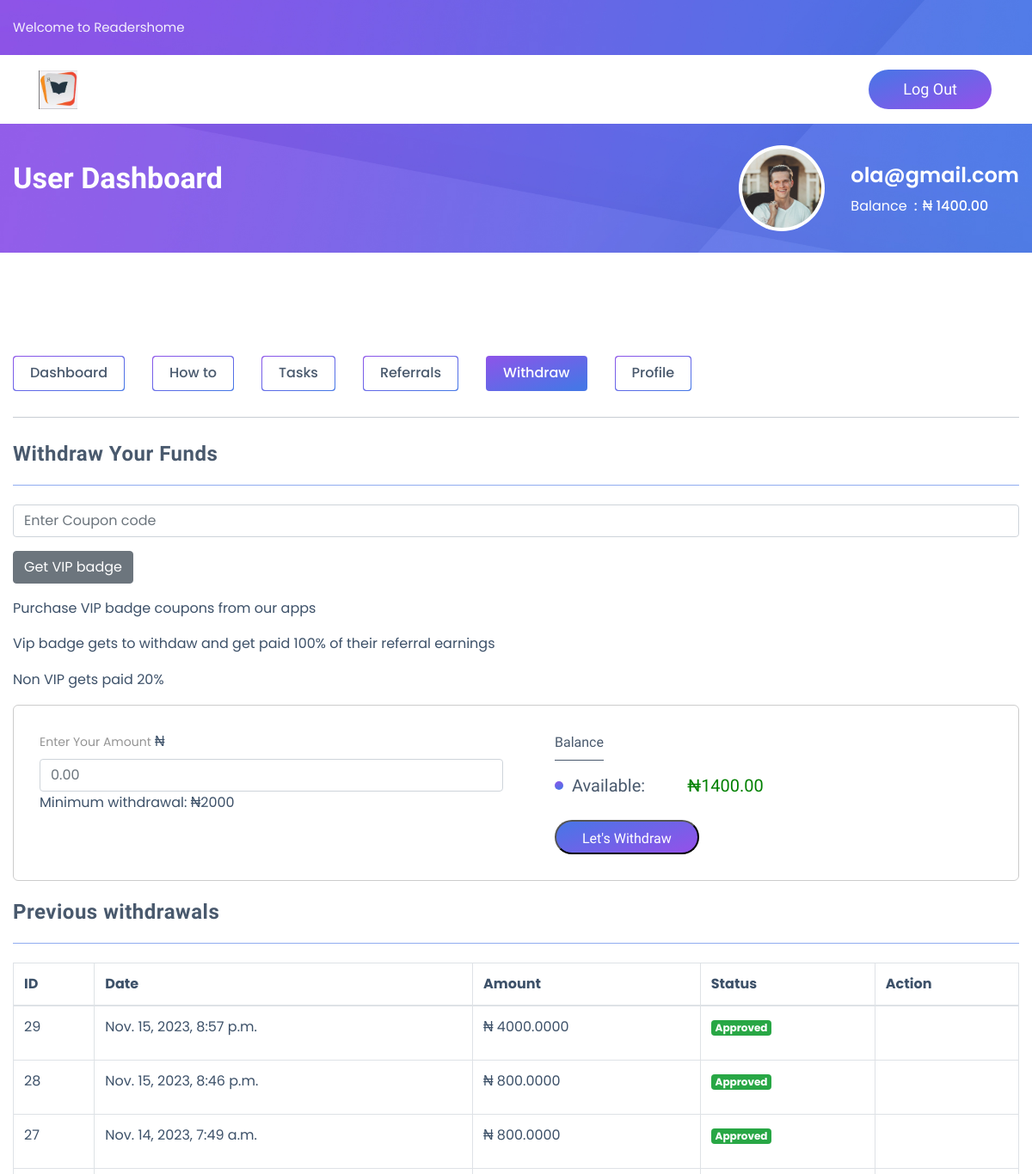
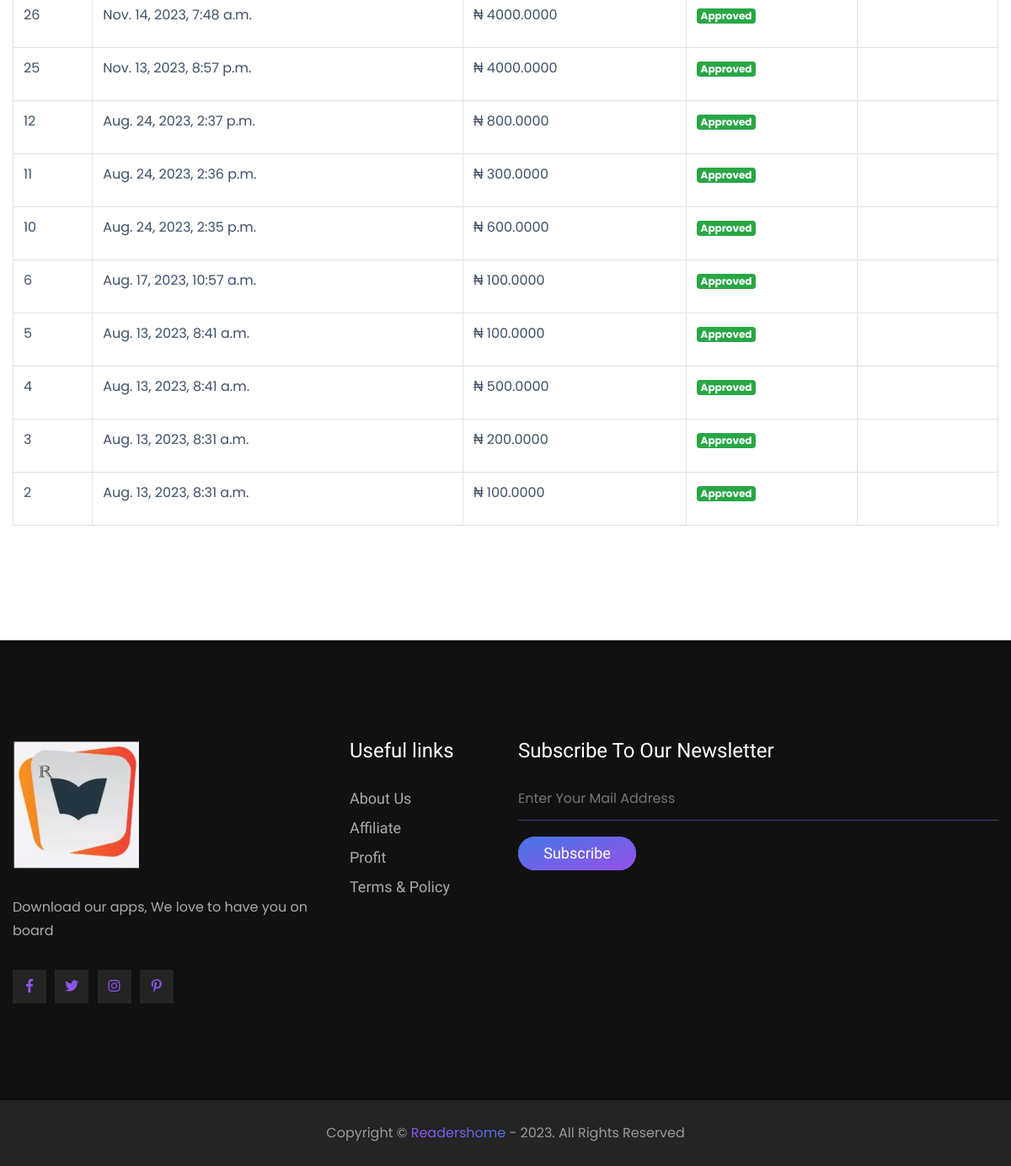
Screenshot of /withdraw (signed in) with the database file from the repository (2 pictures, top to bottom).
### authentication/models.py (models this page shows, shortened)
class User(AbstractBaseUser, PermissionsMixin, TimestampedModel):
    id = models.UUIDField(auto_created=True, default=uuid.uuid4, primary_key=True, verbose_name='ID', editable=False)
    username = models.CharField(db_index=True, max_length=255, unique=True)
    email = models.CharField(max_length=255, unique=True)
    firstname = models.CharField(max_length=255)
    lastname = models.CharField(max_length=255)
    phone = models.CharField(max_length=255)
    activation_token = models.UUIDField(auto_created=True, default=uuid.uuid4, editable=False, unique=True)
    referral_code = models.CharField(null=True, blank=True, max_length=255)
    is_active = models.BooleanField(default=True)
    is_vip = models.BooleanField(default=False)
    is_staff = models.BooleanField(default=False)
    first_app = models.BooleanField(default=False)
    second_app = models.BooleanField(default=False)
    third_app = models.BooleanField(default=False)
    fourth_app = models.BooleanField(default=False)
    objects = UserManager()
    USERNAME_FIELD = 'email'
    def __str__(self):
        return self.email

### account/models.py (models this page shows, shortened)
class UserProfile(TimestampedModel):
    user = models.OneToOneField(User, on_delete=models.CASCADE, related_name='profile')
    account_balance = models.DecimalField(max_digits=10, decimal_places=2, default=0)

class Transactions(TimestampedModel):
    STATUS_TYPES = (
        ('P', 'Pending'),
        ('PC', 'Processing'),
        ('A', 'Approved'),
        ('D', 'Denied'),
    )
    user = models.ForeignKey(User, on_delete=models.CASCADE)
    type = models.CharField(max_length=20, choices=(('R','Refferals'), ('W','Withdrawals')))
    amount = models.DecimalField(decimal_places=4, max_digits=15)
    balance = models.DecimalField(decimal_places=4, max_digits=15)
    status = models.CharField(max_length=2, choices=STATUS_TYPES, default="P")

### base/views.py (the view)
# urls.py: path('withdraw', withdraw, name='withdraw'),
@login_required(login_url="/")
def withdraw(request):
    withdrawals = Transactions.objects.filter(user=request.user, type="W")
    user_profile = UserProfile.objects.get(user=request.user)
    prev_trans = Transactions.objects.filter(user=request.user, type="W", status__in=["P", "PC"])
    form= WithdrawalForm()
    coupon_form = CouponForm()
    if request.method == "POST":
        form= WithdrawalForm(request.POST)
        coupon_form = CouponForm(request.POST)
        if coupon_form.is_valid():
            code = coupon_form.cleaned_data.get("code")
            coupon = Coupon.objects.filter(code=code)
            if coupon.exists():
                request.user.is_vip = True
                request.user.save()
                messages.success(request, "VIP badge purchase successful", extra_tags="alert-success")
            else:
                messages.error(request, "Invalid coupon code", extra_tags="alert-danger")
        if form.is_valid():
            amount = form.cleaned_data.get("amount")
            balance = user_profile.account_balance
            if int(amount) > int(balance):
                messages.error(request, "You can not withdraw more than your balance", extra_tags="alert-danger")
            elif int(amount) < 4000:
                messages.error(request, "Minimum withdrawal is 4000 Naira", extra_tags="alert-danger")
            else:
                if prev_trans.exists():
                    messages.error(request, "You have a pending transaction, Please wait till it has been approved before making another withdrawal.", extra_tags="alert-danger")
                else:
                    if request.user.is_vip:
                        Transactions.objects.create(user=request.user, type="W", status="P", amount=amount, balance=int(balance)-int(amount))
                        messages.success(request, "Your withdrawal request has been successfully initiated, please wait for it to be processed", extra_tags="alert-success")
                    else:
                        percent = 0.2 * int(amount)
                        print(percent, 'percent', amount, 'amount')
                        Transactions.objects.create(user=request.user, type="W", status="P", amount=percent, balance=int(balance)-int(percent))
                        messages.success(request, "Your withdrawal request has been successfully initiated, please wait for it to be processed", extra_tags="alert-success")
    else:
        form= WithdrawalForm()
        coupon_form = CouponForm()
    context = {
        "withdrawals" :  withdrawals,
        "form" :  form,
        "coupon_form": coupon_form
        }
    return render(request,"withdraw.html", context)

### templates/withdraw.html (shortened to what this page needs)
{% extends 'base.html' %}
{% load static %}
{% block content %}
<div class="user-dashboard">
    <div class="container">
        {% include "common/dashboard-menu.html" %}
        <div class="withdraw-section">
            <div class="row">
                <div class="col-xl-12 col-lg-12 col-md-12">
                    <h3 class="title">
                        Withdraw Your Funds
                    </h3>
                    {% if not request.user.is_vip %}
                    <div>
                        <form  method="POST">
                         {{coupon_form.code}}
                         <button type="submit" class="btn btn-secondary rounded my-3">Get VIP badge</button>
                        </form>
                     </div>
                    {% endif %}
                    <p>Purchase VIP badge coupons from our apps</p>
                    <p>Vip badge gets to withdaw and get paid 100% of their referral earnings</p>
                    <p>Non VIP gets paid 20%</p>
                    <form method="POST">
                    <div class="last-step">
                            <div class="payment-method-list row">
                                <div class="col-xl-6 col-lg-6 col-sm-12">
                                    <div class="oit-width-1">
                                        <label>Enter Your Amount</label>
                                            <span class="currency-symbol" id="basic-addon1">₦</span>
                                            {{ form.amount }}
                                        <p>Minimum withdrawal: ₦2000</p>
                                    </div>
                                </div>
                                <div class="col-xl-6 col-lg-6 col-sm-12">
                                    <div class="available-balance-el">
                                        <span class="title">Balance</span>
                                        <ul>
                                            <li class="available">
                                                <span class="text">Available: </span>
                                                <span class="amount">₦{{request.user.profile.account_balance}}</span>
                                            </li>
                                        </ul>
                                        <button type="submit" class="btn-hyipox-medium withdraw-btn">Let's Withdraw</button>
                                    </div>
                                </div>
                            </div>
                        </div>
                    </form>
                </div>
            </div>
        </div>
        <div class="mt-4">
            <h3 class="title">
                Previous withdrawals
            </h3>
        </div>
        <div class="responsive">
            <table class="table table-bordered">
                <thead>
                    <th>ID</th>
                    <th>Date</th>
                    <th>Amount</th>
                    <th>Status</th>
                    <th>Action</th>
                </thead>
                <tbody>
                    {% for i in withdrawals %}
                    <tr>
                        <td>{{ i.id }}</td>
                        <td>{{ i.created_at }}</td>
                        <td>₦ {{ i.amount}}</td>
                        <td>
                            {% if i.status == "P" %}
                            <p class="badge badge-secondary">Pending</p>
                            {% elif i.status == "PC" %}
                            <p class="badge badge-warning">Processing</p>
                            {% elif i.status == "A" %}
                            <p class="badge badge-success">Approved</p>
                            {% elif i.status == "D" %}
                            <p class="badge badge-danger">Denied</p>
                            {% endif %}
                        </td>
                        <td>
                        </td>
                    </tr>
                    {% endfor %}
                </tbody>
            </table>
        </div>
    </div>
</div>
{% endblock content %}

### templates/common/breadcrumbs.html (shortened to what this page needs)
{% load static %}
<div class="breadcrumb-oitila db-breadcrumb">
    <div class="container">
        <div class="row justify-content-lg-around">
            <div class="col-xl-6 col-lg-7 col-md-5 col-sm-6 col-8">
                <div class="part-txt">
                    <h1>User Dashboard</h1>
                </div>
            </div>
            {% if request.user %}
            <div class="col-xl-6 col-lg-5 col-md-7 col-sm-6 col-4 d-flex align-items-center">
                <div class="db-user-profile">
                    <div class="part-data">
                        <span class="name">{{ request.user }}
                        </span>
                        <ul>
                            <li>
                                <span class="text">Balance</span>
                                <span class="number">₦ {{request.user.profile.account_balance}}</span>
                            </li>
                        </ul>
                    </div>
                    <div class="part-img">
                        <img src="{% static 'img/member-1.jpg' %}" alt="">
                    </div>
                </div>
            </div>
            {% endif %}
        </div>
    </div>
</div>

### rows the page displays
User: user "ola@gmail.com", user.profile.account_balance "1400.00"
Transactions: id "29", created_at "Nov. 15, 2023, 8:57 p.m.", amount "4000.0000", status "Approved"
Transactions: id "28", created_at "Nov. 15, 2023, 8:46 p.m.", amount "800.0000", status "Approved"
Transactions: id "27", created_at "Nov. 14, 2023, 7:49 a.m.", amount "800.0000", status "Approved"
Transactions: id "26", created_at "Nov. 14, 2023, 7:48 a.m.", amount "4000.0000", status "Approved"
Transactions: id "25", created_at "Nov. 13, 2023, 8:57 p.m.", amount "4000.0000", status "Approved"
Transactions: id "12", created_at "Aug. 24, 2023, 2:37 p.m.", amount "800.0000", status "Approved"
Transactions: id "11", created_at "Aug. 24, 2023, 2:36 p.m.", amount "300.0000", status "Approved"
Transactions: id "10", created_at "Aug. 24, 2023, 2:35 p.m.", amount "600.0000", status "Approved"
Transactions: id "6", created_at "Aug. 17, 2023, 10:57 a.m.", amount "100.0000", status "Approved"
Transactions: id "5", created_at "Aug. 13, 2023, 8:41 a.m.", amount "100.0000", status "Approved"
Transactions: id "4", created_at "Aug. 13, 2023, 8:41 a.m.", amount "500.0000", status "Approved"
Transactions: id "3", created_at "Aug. 13, 2023, 8:31 a.m.", amount "200.0000", status "Approved"
Transactions: id "2", created_at "Aug. 13, 2023, 8:31 a.m.", amount "100.0000", status "Approved"
